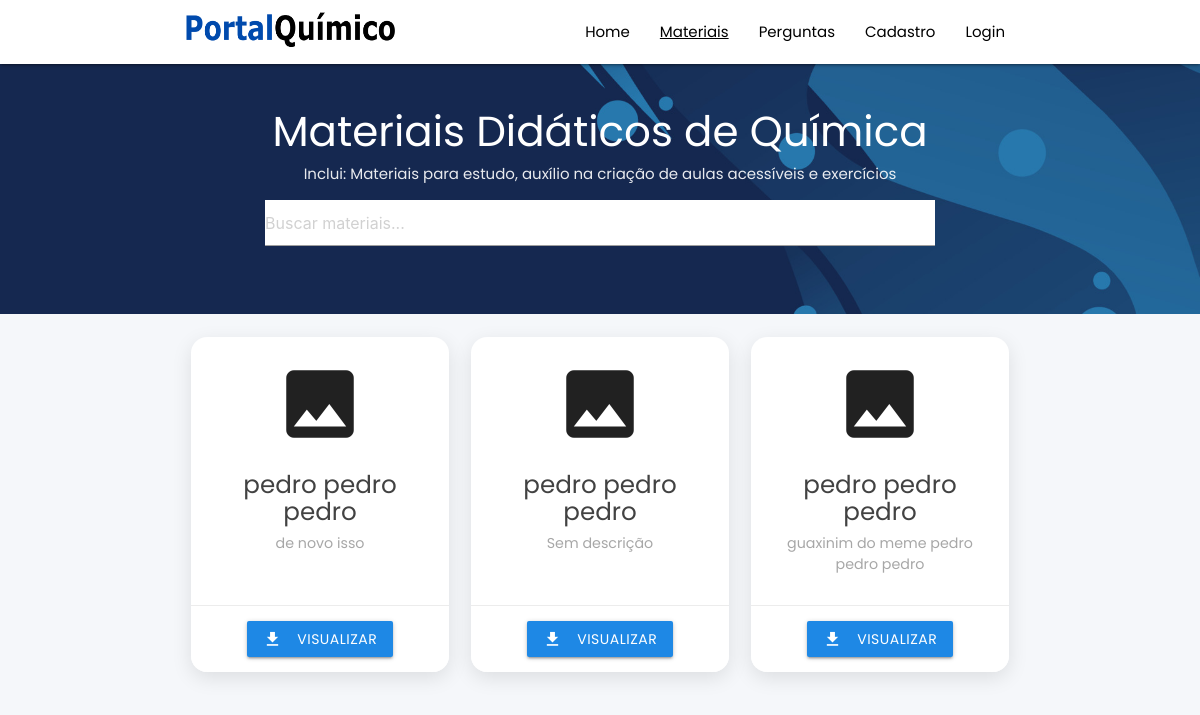
The app's page /materiais.php with its own data.
### tables this page shows
CREATE TABLE `materiais` (
  `id_material` int(11) NOT NULL,
  `nome` varchar(100) DEFAULT NULL,
  `descricao` varchar(255) DEFAULT NULL,
  `material` varchar(255) NOT NULL
);

### materiais.php (the view, shortened to what this page needs)
<?php
include "conecta.php";
?>
<!DOCTYPE html>
<html lang="pt-BR">
<head>
    <link href="https://cdnjs.cloudflare.com/ajax/libs/materialize/1.0.0/css/materialize.min.css" rel="stylesheet">
    <link rel="stylesheet" href="materiais.css">
</head>
<body>
    <?php include "header.php"; ?>
    <div class="page-header">
        <div class="container">
            <h3 class="center" style="margin:0; font-size:2.8rem;">
                Materiais Didáticos de Química
            </h3>
            <p class="center" style="margin-top:0.5rem; opacity:0.9;">
                Inclui: Materiais para estudo, auxílio na criação de aulas acessíveis e exercícios
            </p>
            <div class="search-box">
                <div class="input-field">
                    <input type="text" id="search" placeholder="Buscar materiais..." class="white grey-text text-darken-3">
                </div>
            </div>
        </div>
    </div>
    <div class="container section">
        <div class="row" id="materiais-grid">
            <?php
            $sql = "SELECT id_material, nome, descricao, material FROM materiais ORDER BY id_material DESC";
            $resultado = $conn->query($sql);
            if ($resultado && $resultado->num_rows > 0):
                while ($row = $resultado->fetch_assoc()):
                    $arquivo = $row['material'];
                    $caminho = "materiais/" . $arquivo;
                    $extensao = strtolower(pathinfo($arquivo, PATHINFO_EXTENSION));
                    $icone = 'description';
                    if (in_array($extensao, ['jpg', 'jpeg', 'png', 'gif', 'webp'])) $icone = 'image';
            ?>
                    <div class="col s12 m6 l4 material-item">
                        <div class="card material-card hoverable">
                            <div class="card-content center">
                                <i class="material-icons large file-icon"><?php echo $icone; ?></i>
                                <h5 class="grey-text text-darken-3" style="margin:15px 0 8px;">
                                    <?php echo htmlspecialchars($row['nome']); ?>
                                </h5>
                                <p class="grey-text" style="font-size:0.95rem; min-height:50px;">
                                    <?php echo htmlspecialchars($row['descricao'] ?: 'Sem descrição'); ?>
                                </p>
                            </div>
                            <div class="card-action center" style="padding:15px;">
                                <a href="<?php echo $caminho; ?>" target="_blank"
                                    class="btn blue darken-1 waves-effect waves-light">
                                    <i class="material-icons left">download</i> visualizar
                                </a>
                            </div>
                        </div>
                    </div>
                <?php
                endwhile;
            else:
                ?>
                <div class="col s12 center">
                    <p class="grey-text" style="font-size:1.2rem;">Nenhum material enviado ainda.</p>
                </div>
            <?php endif; ?>
        </div>
    </div>
</body>
</html>

### materiais.css (style rules this page uses)
* { margin: 0; padding: 0; box-sizing: border-box; font-family: 'Poppins', sans-serif; }
body { font-family: 'Poppins', sans-serif; background: #f5f7fa; min-height: 100vh; }
.page-header { background-image: url("img/FUNDO.jpg"); background-size: cover; background-position: center; background-repeat: no-repeat; padding: 3rem 2rem; }
h3 { color: white; font-size: 2.8rem; margin: 0; }
p { color: white; opacity: 0.9; }
.search-box { max-width: 700px; margin: 0 auto; padding: 0 1rem; }
.material-card { height: 100%; border-radius: 16px; overflow: hidden; box-shadow: 0 6px 20px rgba(0, 0, 0, 0.1); transition: all 0.3s ease; }
.card-content { padding: 1.5rem !important; }
.search-box::placeholder { color: #777; align-content: center; position: fixed; }
.card-action { padding: 1rem !important; background: #f8fdff; border-top: 1px solid #eee; }

### header.php (style rules this page uses)
* { font-family: 'Poppins', sans-serif; }

### records on screen
materiais: nome "pedro pedro pedro", descricao "de novo isso"
materiais: nome "pedro pedro pedro", descricao "Sem descrição"
materiais: nome "pedro pedro pedro", descricao "guaxinim do meme pedro pedro pedro"
